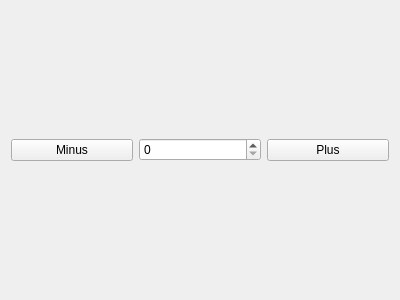
<?xml version="1.0" encoding="UTF-8"?>
<ui version="4.0">
 <class>Widget</class>
 <widget class="QWidget" name="Widget">
  <property name="geometry">
   <rect>
    <x>0</x>
    <y>0</y>
    <width>400</width>
    <height>300</height>
   </rect>
  </property>
  <property name="windowTitle">
   <string>Form</string>
  </property>
  <layout class="QHBoxLayout" name="horizontalLayout">
   <item>
    <widget class="QPushButton" name="minus_button">
     <property name="text">
      <string>Minus</string>
     </property>
    </widget>
   </item>
   <item>
    <widget class="QSpinBox" name="spin_box"/>
   </item>
   <item>
    <widget class="QPushButton" name="plus_button">
     <property name="text">
      <string>Plus</string>
     </property>
    </widget>
   </item>
  </layout>
 </widget>
 <resources/>
 <connections/>
</ui>
